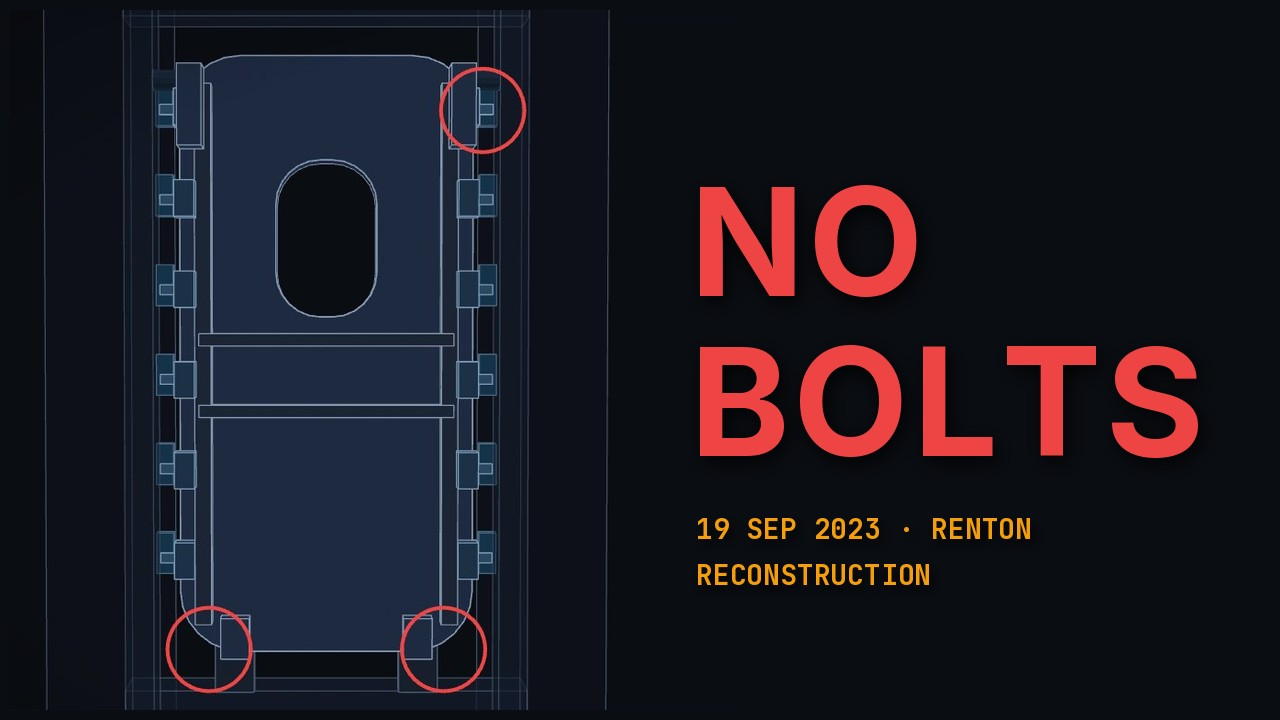
#> input picture films/four-missing-bolts/youtube/thumb_a_no_bolts.jpg, 1280 x 720 px, given in place of f024720.jpg, which was not available
$ python make_thumbnails.py thumb_a_no_bolts.jpg thumb_b_zero_found.jpg thumb_b_zero_found.jpg out.png
#> lines starting #> are read from the running program, lines starting #| are printed output that depends on the picture
#!/usr/bin/env python3
"""Three 1280x720 thumbnails (PLAYBOOK §13.3, §13.7) built from 1920x1080 stills of the film itself.

  node scripts/stills.mjs FourMissingBolts OUT 24720,11640,21480 --scale 1
  python3 films/four-missing-bolts/youtube/make_thumbnails.py OUT films/four-missing-bolts/youtube

Every picture is a frame of the film (what is shown is in the film); honesty labels stay on the frame.
Colours from config/brand.yaml: void #0a0d12, failure red #ef4444, warning amber #f59e0b, ink #e5e7eb.
"""
import sys
from pathlib import Path

from PIL import Image, ImageDraw, ImageFilter, ImageFont

ROOT = Path(__file__).resolve().parents[3]
BOLD = str(ROOT / "public/fonts/Inter-700.woff2")
MONO = str(ROOT / "public/fonts/JetBrainsMono-700.woff2")
VOID, RED, AMBER, INK = (10, 13, 18), (239, 68, 68), (245, 158, 11), (229, 231, 235)
W, H = 1280, 720


def shadowed(base: Image.Image, xy, text, font, fill, spread=10, tracking=0):
    """Text with a soft dark drop shadow so it holds on a TV home screen and at phone-browse size."""
    layer = Image.new("RGBA", base.size, (0, 0, 0, 0))
    d = ImageDraw.Draw(layer)
    x, y = xy
    for ch in text:
        d.text((x + 4, y + 6), ch, font=font, fill=(0, 0, 0, 230))
        x += font.getlength(ch) + tracking
    layer = layer.filter(ImageFilter.GaussianBlur(spread))
    base.alpha_composite(layer)
    d = ImageDraw.Draw(base)
    x, y = xy
    for ch in text:
        d.text((x, y), ch, font=font, fill=fill)
        x += font.getlength(ch) + tracking


def width(text, font, tracking=0):
    return sum(font.getlength(c) + tracking for c in text) - tracking


def no_bolts(src: Path) -> Image.Image:
    """The reconstruction of the 19 Sep 2023 photograph: three bolt positions circled, nothing in them."""
    im = Image.open(src).convert("RGBA")
    plug = im.crop((200, 100, 1000, 862))
    plug = plug.resize((int(plug.width * 700 / plug.height), 700), Image.LANCZOS)
    out = Image.new("RGBA", (W, H), VOID + (255,))
    out.alpha_composite(plug, (10, 10))
    f1 = ImageFont.truetype(BOLD, 150)
    shadowed(out, (690, 150), "NO", f1, RED, tracking=4)
    shadowed(out, (690, 310), "BOLTS", f1, RED, tracking=4)
    f2 = ImageFont.truetype(MONO, 28)
    shadowed(out, (696, 510), "19 SEP 2023 · RENTON", f2, AMBER, spread=6)
    shadowed(out, (696, 556), "RECONSTRUCTION", f2, AMBER, spread=6)
    return out


def all_four(src: Path) -> Image.Image:
    """NTSB Figure 13 (public domain): the arrestor bolt holes, clean, no bolt marks."""
    im = Image.open(src).convert("RGBA")
    photo = im.crop((140, 114, 1762, 874))
    photo = photo.resize((W, int(W * photo.height / photo.width)), Image.LANCZOS)
    out = Image.new("RGBA", (W, H), VOID + (255,))
    out.alpha_composite(photo, (0, 0))
    shade = Image.new("RGBA", (W, H), (0, 0, 0, 0))
    ImageDraw.Draw(shade).rectangle((0, 430, W, H), fill=VOID + (235,))
    out.alpha_composite(shade.filter(ImageFilter.GaussianBlur(30)))
    f1 = ImageFont.truetype(BOLD, 116)
    t = "4 BOLTS. 0 FOUND."
    # two colours: the count in ink, the finding in red
    x = (W - width(t, f1, 4)) // 2
    shadowed(out, (x, 540), "4 BOLTS.", f1, INK, tracking=4)
    shadowed(out, (x + width("4 BOLTS. ", f1, 4), 540), "0 FOUND.", f1, RED, tracking=4)
    f2 = ImageFont.truetype(MONO, 28)
    shadowed(out, (24, 22), "NTSB AIR-25-04 · FIG. 13", f2, INK, spread=6)
    return out


def no_record(src: Path) -> Image.Image:
    """The removal record that was never written (reconstruction, labelled as in the film)."""
    im = Image.open(src).convert("RGBA")
    card = im.crop((404, 96, 1424, 874))
    card = card.resize((int(card.width * 0.7), int(card.height * 0.7)), Image.LANCZOS).rotate(-3, expand=True, resample=Image.BICUBIC, fillcolor=(0, 0, 0, 0))
    out = Image.new("RGBA", (W, H), VOID + (255,))
    out.alpha_composite(card, (20, (H - card.height) // 2))
    f1 = ImageFont.truetype(BOLD, 132)
    shadowed(out, (790, 170), "NO", f1, INK, tracking=4)
    shadowed(out, (790, 320), "PAPER", f1, RED, tracking=4)
    f2 = ImageFont.truetype(MONO, 26)
    shadowed(out, (796, 500), "THE RECORD NO ONE WROTE", f2, AMBER, spread=6)
    return out


# [182 lines left out: functions the_hole, fit, flights, days, broadcast, not called in this run]


def main() -> int:
    if sys.argv[1] == "--broadcast":  # make_thumbnails.py --broadcast FIG01.jpg PLUG_STILL.png OUTDIR
        img = broadcast(Path(sys.argv[2]), Path(sys.argv[3])).convert("RGB")
        img.save(Path(sys.argv[4]) / "thumb_g_154_flights_broadcast.jpg", quality=94, optimize=True)
        print(Path(sys.argv[4]) / "thumb_g_154_flights_broadcast.jpg")
        return 0
    if sys.argv[1] == "--curious":  # make_thumbnails.py --curious FIG01.jpg STILL_6m45s.png OUTDIR
        fig01, still, out = Path(sys.argv[2]), Path(sys.argv[3]), Path(sys.argv[4])
        flights(fig01).convert("RGB").save(out / "thumb_e_154_flights.jpg", quality=90, optimize=True)
        days(still, fig01).convert("RGB").save(out / "thumb_f_108_days.jpg", quality=90, optimize=True)
        print(out / "thumb_e_154_flights.jpg", out / "thumb_f_108_days.jpg")
        return 0
    if sys.argv[1] == "--hole":  # thumbnail D from the NTSB figure itself: make_thumbnails.py --hole FIG01.jpg OUTDIR
        out = Path(sys.argv[3])
        the_hole(Path(sys.argv[2])).convert("RGB").save(out / "thumb_d_the_hole.jpg", quality=90, optimize=True)
        print(out / "thumb_d_the_hole.jpg")
        return 0
    stills, out = Path(sys.argv[1]), Path(sys.argv[2])
    out.mkdir(parents=True, exist_ok=True)
    for name, fn, frame in (("thumb_a_no_bolts", no_bolts, 24720), ("thumb_b_zero_found", all_four, 11640), ("thumb_c_no_paper", no_record, 21480)):
        fn(stills / f"f{frame:06d}.jpg").convert("RGB").save(out / f"{name}.jpg", quality=90, optimize=True)
        print(out / f"{name}.jpg")
#> this loop made 3 passes
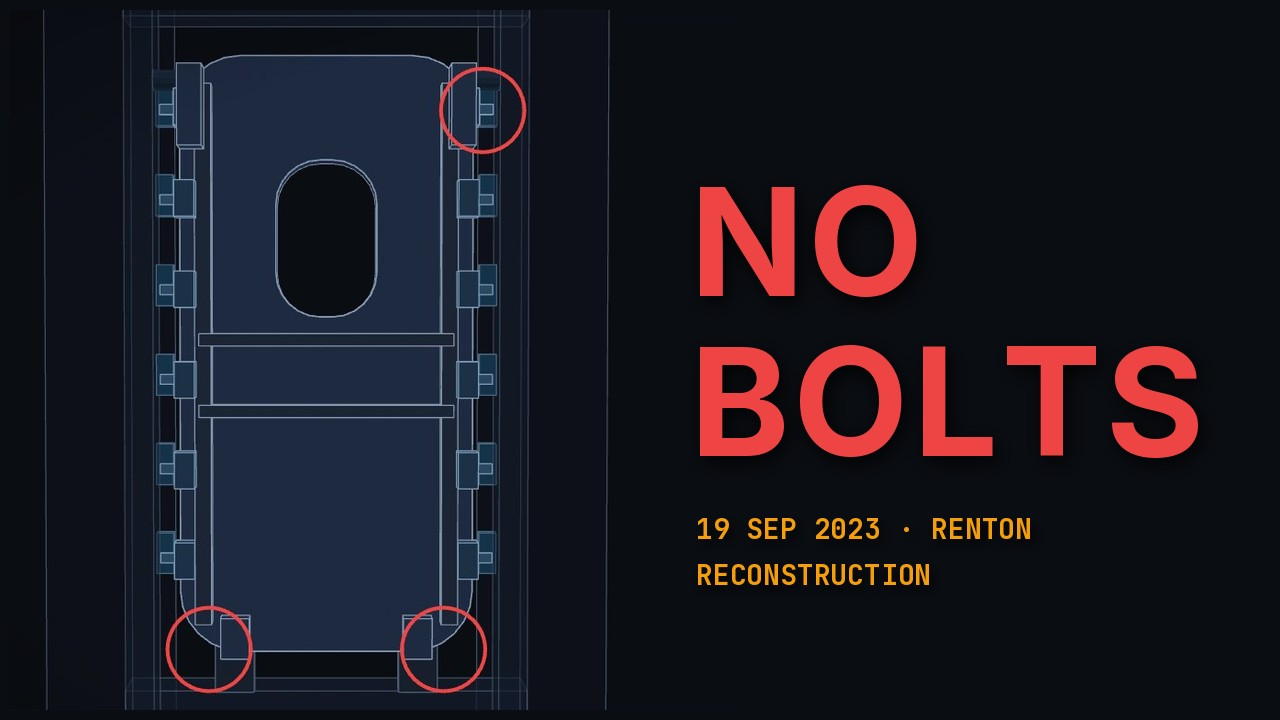
#> input picture films/four-missing-bolts/youtube/thumb_a_no_bolts.jpg, 1280 x 720 px, given in place of f024720.jpg, which was not available
#> pass 1, in no_bolts, `plug = im.crop((200, 100, 1000, 862))`:
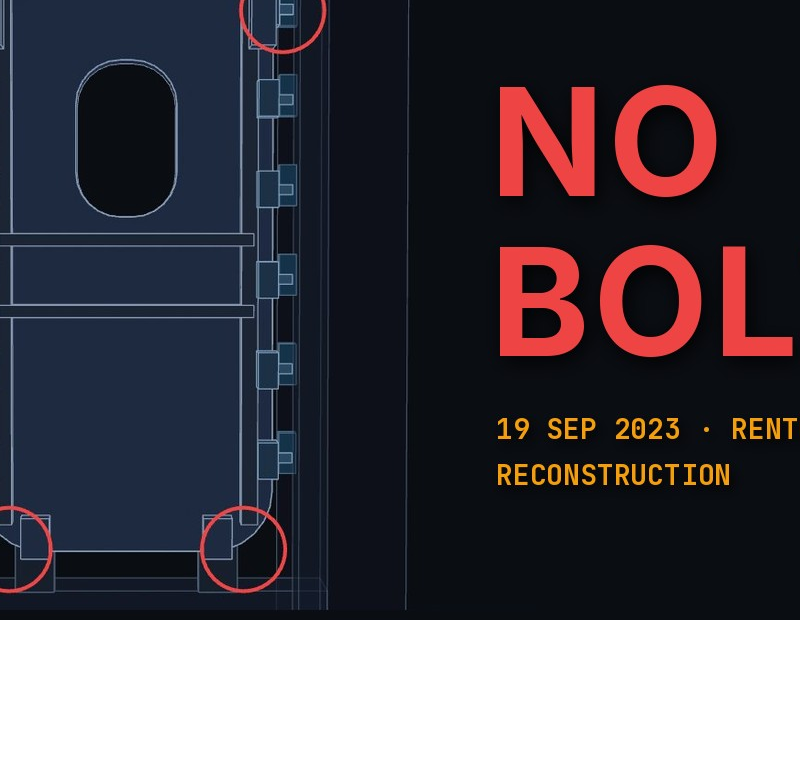
#> plug: PIL image 800x762 RGBA; mean R, G, B, A 27.7, 23.4, 30.8, 207.5; transparent parts drawn white
#> pass 1, in no_bolts, `out = Image.new("RGBA", (W, H), VOID + (255,))`:
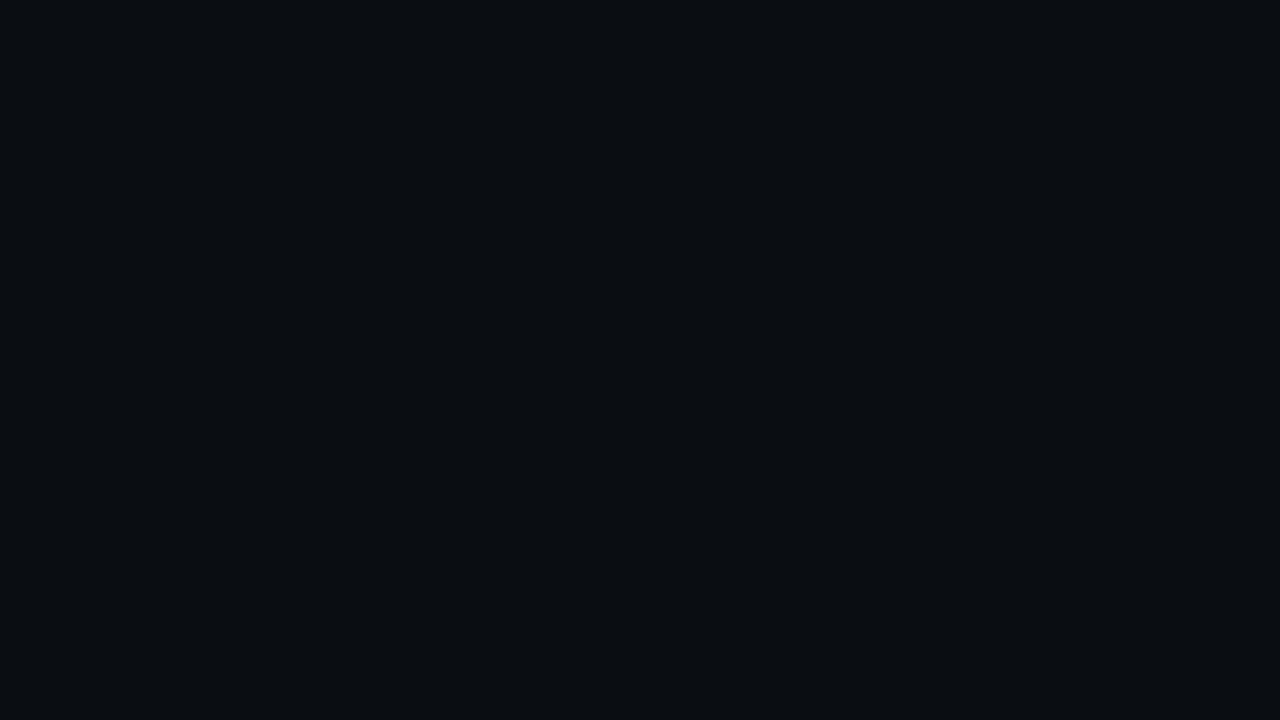
#> out: PIL image 1280x720 RGBA; mean R, G, B, A 10, 13, 18, 255
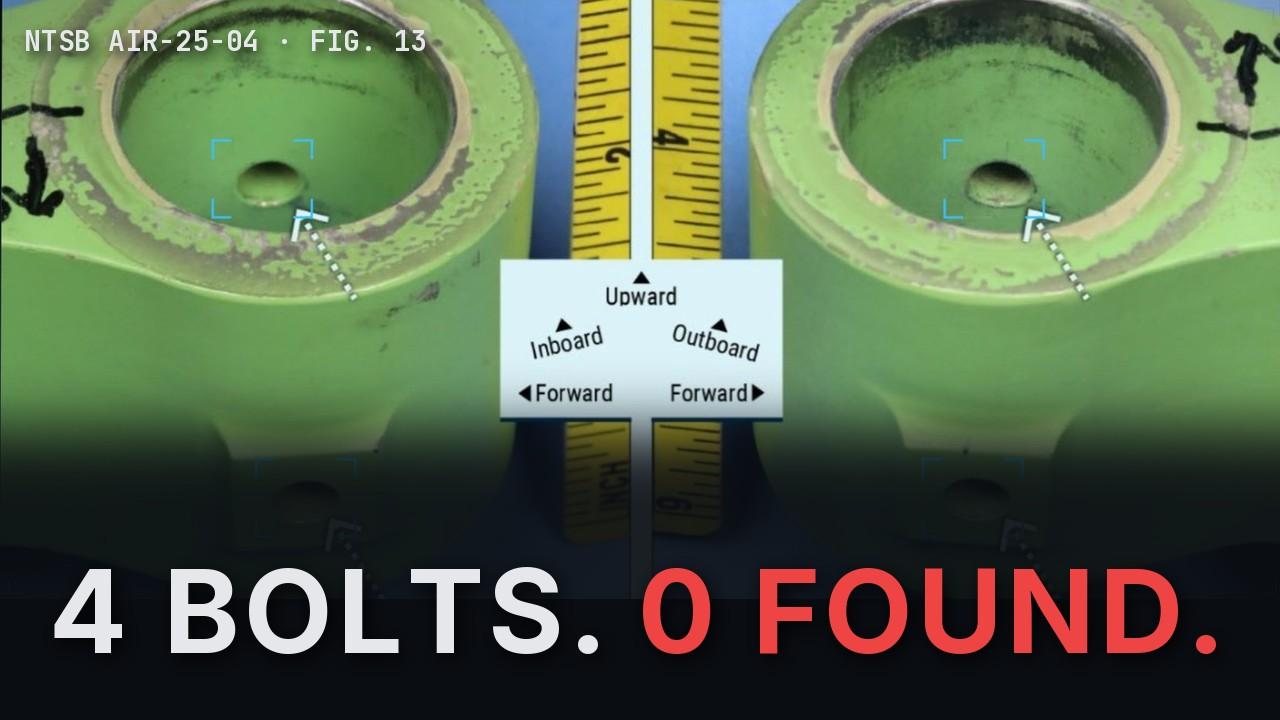
#> input picture films/four-missing-bolts/youtube/thumb_b_zero_found.jpg, 1280 x 720 px, given in place of f011640.jpg, which was not available
    return 0


if __name__ == "__main__":
    sys.exit(main())
#> (the program exits here)
